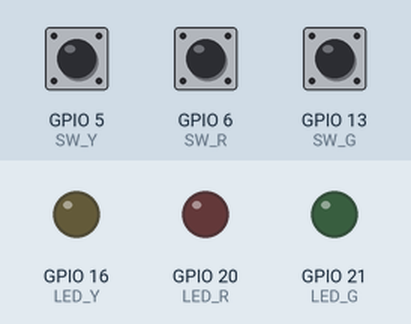
Recording of a program running on a simulated Raspberry Pi (BCM pin numbers). Parts: output pins drawn as LEDs (lit = HIGH). Dashed ring = blinking. The inputs (shaded band) are chosen by the test bench; at power-on: GPIO 5 (SW_Y) HIGH, GPIO 6 (SW_R) HIGH, GPIO 13 (SW_G) HIGH.

Above: at 1.2 s.
1.3 s: GPIO 5 (SW_Y) pulled LOW for 0.15 s
At 1.7 s:
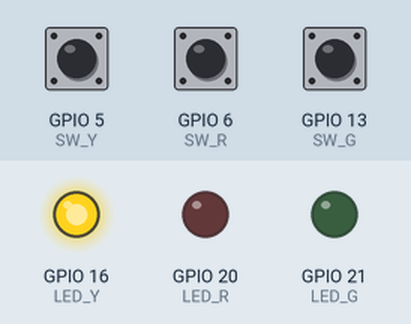
3.3 s: GPIO 6 (SW_R) pulled LOW for 0.15 s
At 3.7 s:
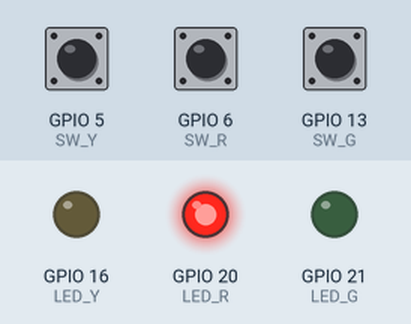
5.3 s: GPIO 13 (SW_G) pulled LOW for 0.15 s
At 5.7 s:
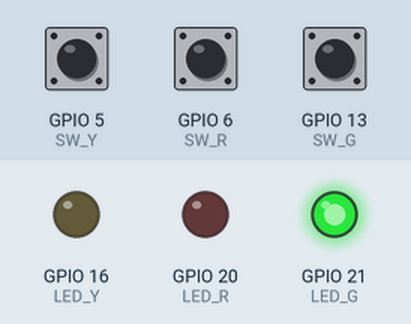
7.3 s: GPIO 13 (SW_G) pulled LOW for 3.2 s
At 12.0 s:
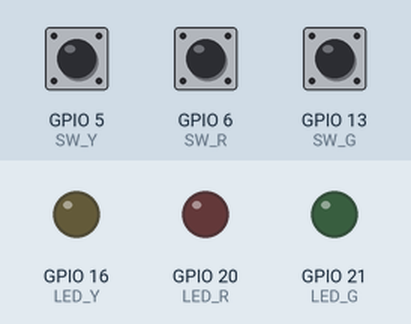
12.3 s: GPIO 5 (SW_Y) pulled LOW for 3.2 s
At 13.2 s:
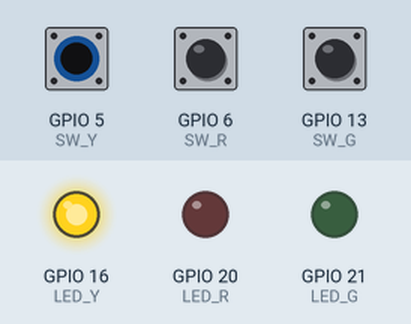
17.3 s: GPIO 5 (SW_Y) driven LOW and GPIO 6 (SW_R) driven LOW
At 18.2 s:
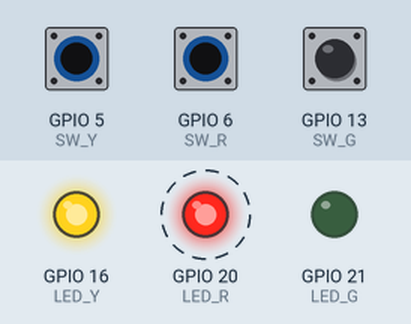
Timing chart, 0 to 21.3 s (numbered marks = the images above; inputs shaded):
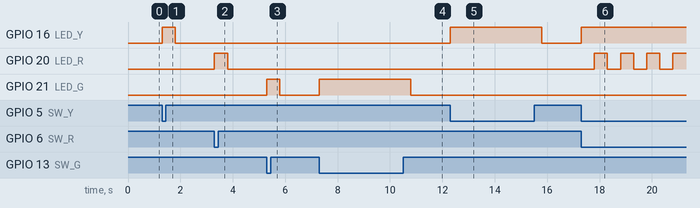

Measured:
- after the input at 1.3 s, GPIO 16 (LED_Y): LOW → HIGH at once, → LOW 0.50 s later
- after the input at 3.3 s, GPIO 20 (LED_R): LOW → HIGH at once, → LOW 0.50 s later
- after the input at 5.3 s, GPIO 21 (LED_G): LOW → HIGH at once, → LOW 0.50 s later
- after the input at 7.3 s, GPIO 21 (LED_G): LOW → HIGH at once, → LOW 3.5 s later
- after the input at 12.3 s, GPIO 16 (LED_Y): LOW → HIGH at once, → LOW 3.5 s later
- after the input at 17.3 s, GPIO 16 (LED_Y): LOW → HIGH at once; GPIO 20 (LED_R): alternates HIGH for 0.50 s and LOW for 0.50 s, starting after 0.50 s

The program:

2.ledsw.py
```python
"""
* 라즈베리파이 입출력 키트 스위치 동작 예제 02.ledsw
*
* 본 예제는 3개의 스위치를 누르면 각각의 스위치에 해당하는 LED를 켜는 동작을 수행 합니다.
*
* 사용 소자 : LED 3ea, 스위치 3ea, 저항 3x2ea (220옴(led) 3ea, 10k옴(스위치) 3ea 권장)
* LED 1 : GPIO 36번 | BCM : 16
* LED 2 : GPIO 38번 | BCM : 20
* LED 3 : GPIO 40번 | BCM : 21
* SW 1  : GPIO 29번 | BCM :  5
* SW 1  : GPIO 31번 | BCM :  6
* SW 1  : GPIO 33번 | BCM : 13
*
* 스위치를 연결할때는 VCC에 저항을 연결해 풀업 회로를 구성해 줍니다, 이때 VCC가 GND와 바로 연결되지 않도록(쇼트) 주의해야 합니다.
*
* 키트 정보 : https://www.eleparts.co.kr/EPXDTWPM
"""

import RPi.GPIO as GPIO
import time

LED_Y = 16 # 노랑색 LED 정의 : BCM 16 PIN | GPIO 36
LED_R = 20 # 빨간색 LED 정의 : BCM 20 PIN | GPIO 38
LED_G = 21 # 초록색 LED 정의 : BCM 21 PIN | GPIO 40

SW_Y =  5 # 노랑색 LED제어 스위치 정의 : BCM  5 PIN | GPIO 29
SW_R =  6 # 빨간색 LED제어 스위치 정의 : BCM  6 PIN | GPIO 31
SW_G = 13 # 초록색 LED제어 스위치 정의 : BCM 13 PIN | GPIO 33

# GPIO.setwarnings (False)  #GPIO 사용중 경고 비활성화 명령, GPIO.cleanup() 사용 시 불필요

GPIO.setmode(GPIO.BCM)      #BCM 핀 번호 사용

GPIO.setup(LED_Y, GPIO.OUT) # 노랑색 LED 출력핀으로 설정
GPIO.setup(LED_R, GPIO.OUT) # 빨간색 LED 출력핀으로 설정
GPIO.setup(LED_G, GPIO.OUT) # 초록색 LED 출력핀으로 설정

GPIO.setup(SW_Y, GPIO.IN)   # 노랑색 LED제어 스위치 입력핀으로 설정
GPIO.setup(SW_R, GPIO.IN)   # 빨간색 LED제어 스위치 입력핀으로 설정
GPIO.setup(SW_G, GPIO.IN)   # 초록색 LED제어 스위치 입력핀으로 설정

try:

    while 1:

        GPIO.output(LED_Y, False)   # LED 초기값 Off
        GPIO.output(LED_R, False)
        GPIO.output(LED_G, False)

        if (GPIO.input(SW_Y) == 0):   # 노랑색 LED제어 스위치가 눌리면

            GPIO.output(LED_Y, True)    # 노랑색 LED On
            time.sleep(0.5)             # 0.5초 지연

        if (GPIO.input(SW_R) == 0):   # 빨간색 LED제어 스위치가 눌리면

            GPIO.output(LED_R, True)    # 빨간색 LED On
            time.sleep(0.5)             # 0.5초 지연

        if (GPIO.input(SW_G) == 0):   # 초록색 LED제어 스위치가 눌리면

            GPIO.output(LED_G, True)    # 초록색 LED On
            time.sleep(0.5)             # 0.5초 지연

finally:
        GPIO.cleanup()      # GPIO 상태 초기화, 없을 경우 예제 재 실행 시 사용중인 GPIO 경고 발생
        
```
